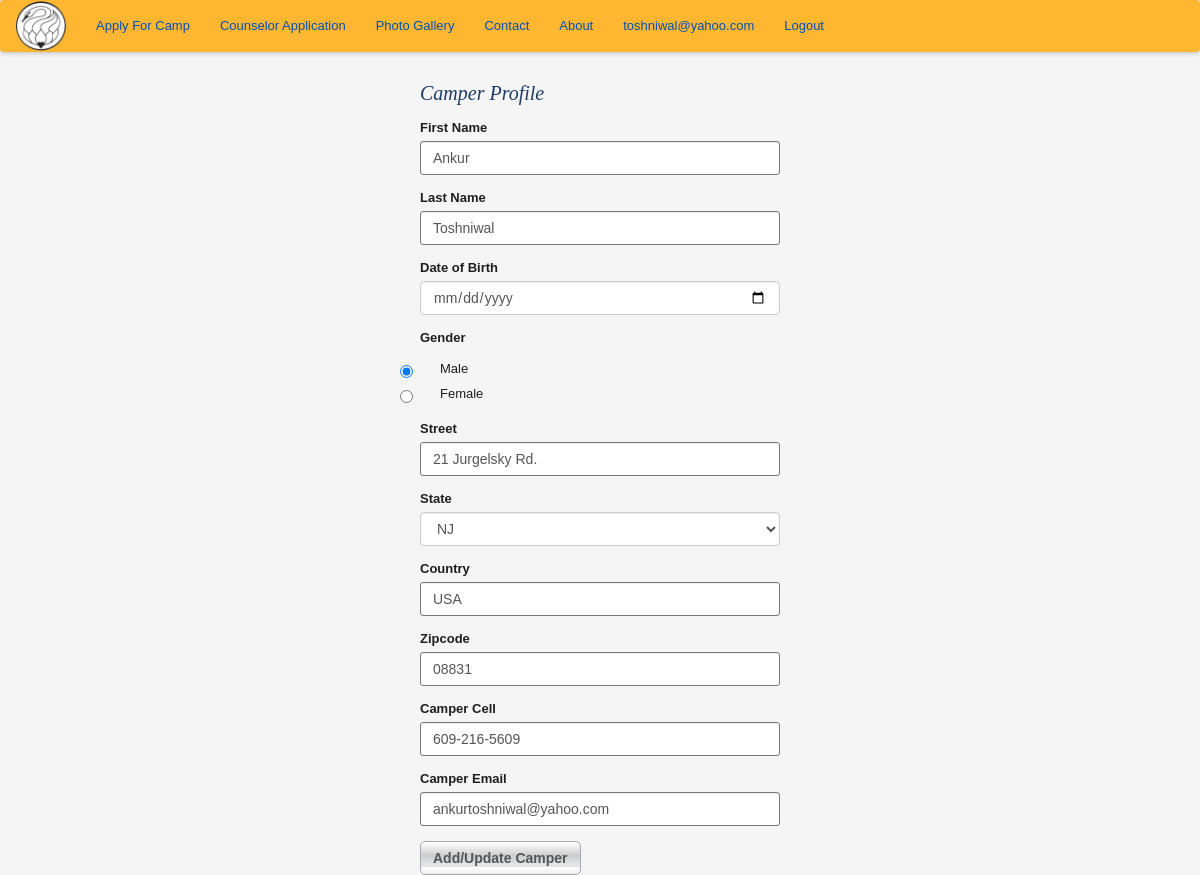
Before: /edit_camper_profile/5 (signed in) with the older database file.
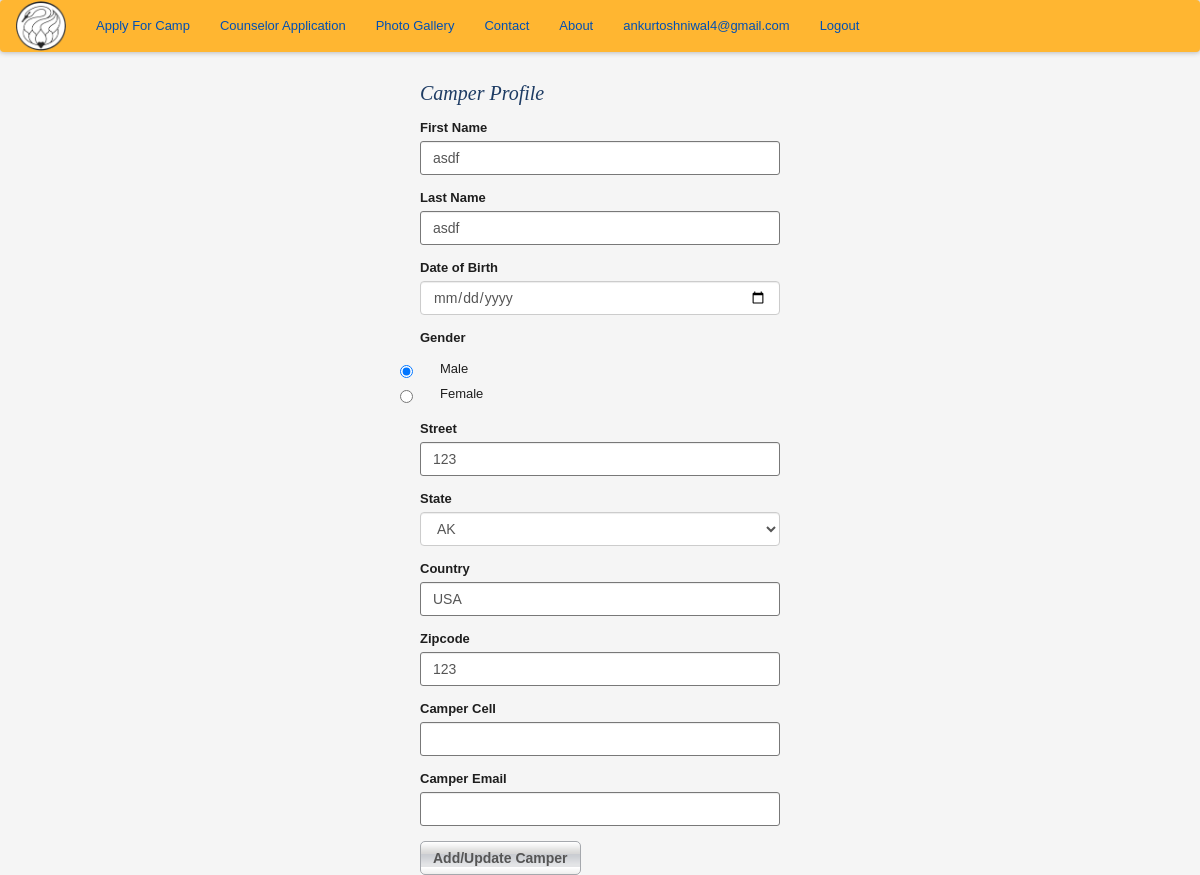
After: the same page with the newer database file.
### app/models.py (models this page shows, shortened)
class User(UserMixin, db.Model):
    __tablename__ = 'user'
    id = db.Column(db.Integer, primary_key=True)
    email = db.Column(db.String(64), unique=True, index=True)
    password_hash = db.Column(db.String(128))
    parents = db.relationship('Parents', backref='user', uselist=False)
    @property
    def password(self):
        raise AttributeError('password is not a readable attribute')

class Camper(db.Model):
    __tablename__ = 'camper'
    id = db.Column(db.Integer, primary_key = True)
    fn = db.Column(db.String(64), index=True)
    ln = db.Column(db.String(64), index=True)
    dob = db.Column(db.Date)
    gender = db.Column(db.String(5))
    street = db.Column(db.String(200))
    state = db.Column(db.String(2))
    country = db.Column(db.String(64))
    zipcode = db.Column(db.String(8))
    campercell = db.Column(db.String(64))
    camperemail = db.Column(db.String(64))
    parents_id = db.Column(db.Integer, db.ForeignKey('parents.id'))
    regs = db.relationship('Camper_Registration', backref='camper', lazy='dynamic')

### app/controller.py (the view, shortened to what this page needs)
@app.route('/edit_camper_profile/<int:camper_id>', methods=['GET','POST'])
@login_required
def edit_camper(camper_id):
    camper = Camper.query.get(camper_id)
    form = UpdateCamperProfileForm(obj=camper)
    errors = None
    return render_template('camper_profile.html', form=form, errors=errors)

### app/forms.py
class UpdateCamperProfileForm(FlaskForm):
    fn = StringField('First Name', validators=[Required()])
    ln = StringField('Last Name', validators=[Required()])
    dob = DateField('Date of Birth', format=FDATE, validators=[Required()])
    gender = RadioField('Gender', choices=[('M', 'Male'),('F', 'Female')], validators=[Required()])
    street = StringField('Street', validators=[Required()])
    state = SelectField('State', choices = STATES, validators=[Required()])
    country = StringField('Country', default = "USA", validators=[Required()])
    zipcode = StringField('Zipcode', validators=[Required()])
    campercell = StringField('Camper Cell', validators=[Optional()])
    camperemail = StringField('Camper Email', validators=[Optional(),Email()])
    submit = SubmitField('Add/Update Camper')

### app/models.py (called while the page is built)
@login_manager.user_loader
def load_user(user_id):
    return User.query.filter_by(email=user_id).first()

### app/templates/camper_profile.html (shortened to what this page needs)
{% extends "base_templates/base.html" %}
{% import "bootstrap/wtf.html" as wtf %}
\{% block content %}
    <div class= "container">
        <div class="row">
            <div class= "col-md-offset-4 col-md-4">
                <h1> Camper Profile </h1>
                    {{ wtf.quick_form(form) }}
            </div>
        </div>
    </div>
{% endblock %}

### app/templates/base_templates/nav.html
<nav class="navbar navbar-dark">
  <a class="navbar-brand" href="{{ url_for('home') }}"><img style="width: 50px;" src="static/images/hhsclogo.png"></a>
  <ul class="nav navbar-nav">
    <li class="nav-item">
      <a class="nav-link" href="{{ url_for('auth.create_account') }}">Apply For Camp</a>
    </li>
    <li class="nav-item">
      <a class="nav-link" href="#">Counselor Application</a>
    </li>
    <li>
      <a>Photo Gallery</a>
    </li>
    <li>
      <a>Contact</a>
    </li>
    <li>
      <a>About</a>
    </li>
    {% if current_user.is_authenticated() %}
    <li class="nav-item pull-right">
      <a href="{{url_for('auth.logout')}}">Logout</a>
    </li>
    <li class= "nav-item pull-right">
      <a href="{{url_for('dashboard')}}">{{ current_user.email }}</a>
    </li>
    {% endif %}
  </ul>
</nav>

Changed rows visible on the page:
changed User: email "toshniwal@yahoo.com" → "ankurtoshniwal4@gmail.com"
changed Camper "☑ Male ☐ Female": fn "Ankur" → "asdf"; ln "Toshniwal" → "asdf"; street "21 Jurgelsky Rd." → "123"; state "NJ" → "AK"; zipcode "08831" → "123"; campercell "609-216-5609" → (not shown); camperemail "ankurtoshniwal@yahoo.com" → (not shown)
